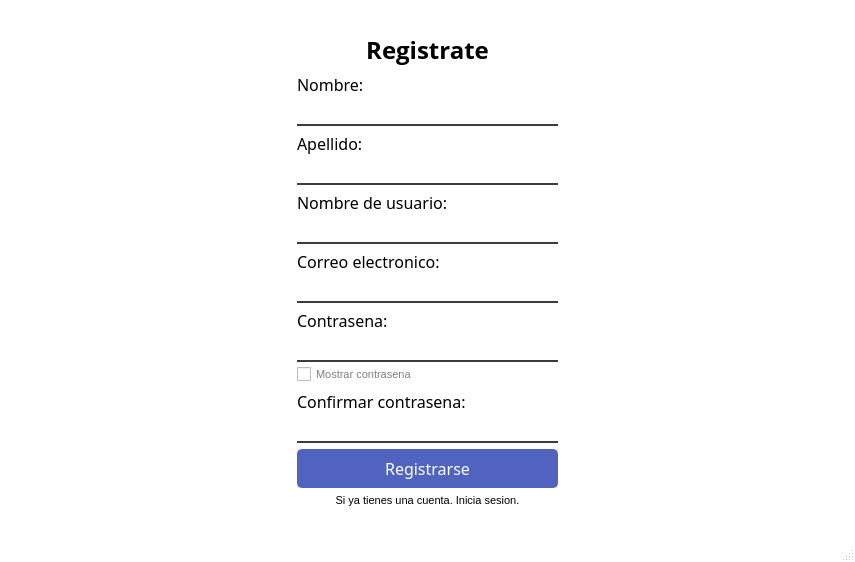
<?xml version="1.0" encoding="UTF-8"?>
<ui version="4.0">
 <class>Register</class>
 <widget class="QMainWindow" name="Register">
  <property name="geometry">
   <rect>
    <x>0</x>
    <y>0</y>
    <width>855</width>
    <height>562</height>
   </rect>
  </property>
  <property name="windowTitle">
   <string>Registro - Asistente Financiero Personal</string>
  </property>
  <property name="styleSheet">
   <string notr="true">QMainWindow {
	background-color: rgb(255, 255, 255)
}

QPushButton#btnIniciarSesion{
	border: none;
	background-color: transparent;
	color: black;
	text-align: center; 
	padding: 0px; 
}

QPushButton#btnIniciarSesion:hover {
            text-decoration: underline; /* Optional: Add underline on hover */
}

QPushButton#btnIniciarSesion:pressed {
            color: gray; /* Optional: Change color on click */
}

QCheckBox {
	color:gray;
}
QPushButton{
	background-color: rgb(80, 99, 191);
	color: rgb(255, 255, 255);
	border: 2px solid rgb(80, 99, 191);
	border-radius: 5px;
	padding: 6px;
}

QLineEdit{
	border: none;
	border-bottom: 2px solid rgb(60, 60, 60);
}

QLineEdit:focus{
	border-bottom: 2px solid rgb(103, 129, 255);
}

QPushButton:hover,
QPushButton:clicked{
	background-color: rgb(65, 84, 176);
	border: 2px solid rgb(65, 84, 176);
}

</string>
  </property>
  <widget class="QWidget" name="centralwidget">
   <layout class="QGridLayout" name="gridLayout_2">
    <item row="0" column="1">
     <spacer name="verticalSpacer">
      <property name="orientation">
       <enum>Qt::Orientation::Vertical</enum>
      </property>
      <property name="sizeHint" stdset="0">
       <size>
        <width>20</width>
        <height>4</height>
       </size>
      </property>
     </spacer>
    </item>
    <item row="1" column="0">
     <spacer name="horizontalSpacer">
      <property name="orientation">
       <enum>Qt::Orientation::Horizontal</enum>
      </property>
      <property name="sizeHint" stdset="0">
       <size>
        <width>272</width>
        <height>20</height>
       </size>
      </property>
     </spacer>
    </item>
    <item row="1" column="1">
     <widget class="QWidget" name="widget" native="true">
      <layout class="QGridLayout" name="gridLayout">
       <item row="0" column="0">
        <layout class="QVBoxLayout" name="verticalLayout_8">
         <item>
          <widget class="QLabel" name="lblRegistro">
           <property name="font">
            <font>
             <family>Open Sans</family>
             <pointsize>18</pointsize>
             <italic>false</italic>
             <bold>true</bold>
             <kerning>true</kerning>
            </font>
           </property>
           <property name="text">
            <string>Registrate</string>
           </property>
           <property name="alignment">
            <set>Qt::AlignmentFlag::AlignCenter</set>
           </property>
          </widget>
         </item>
         <item>
          <layout class="QVBoxLayout" name="verticalLayout_7">
           <item>
            <layout class="QVBoxLayout" name="verticalLayout_2">
             <property name="spacing">
              <number>3</number>
             </property>
             <item>
              <widget class="QLabel" name="lblNombre">
               <property name="font">
                <font>
                 <family>Adwaita Sans</family>
                 <pointsize>12</pointsize>
                </font>
               </property>
               <property name="styleSheet">
                <string notr="true"/>
               </property>
               <property name="text">
                <string>Nombre:</string>
               </property>
              </widget>
             </item>
             <item>
              <widget class="QLineEdit" name="txtNombre">
               <property name="minimumSize">
                <size>
                 <width>250</width>
                 <height>0</height>
                </size>
               </property>
               <property name="font">
                <font>
                 <family>Adwaita Sans</family>
                 <pointsize>12</pointsize>
                </font>
               </property>
              </widget>
             </item>
            </layout>
           </item>
           <item>
            <layout class="QVBoxLayout" name="verticalLayout">
             <property name="spacing">
              <number>3</number>
             </property>
             <item>
              <widget class="QLabel" name="lblApellido">
               <property name="font">
                <font>
                 <family>Adwaita Sans</family>
                 <pointsize>12</pointsize>
                </font>
               </property>
               <property name="styleSheet">
                <string notr="true"/>
               </property>
               <property name="text">
                <string>Apellido:</string>
               </property>
              </widget>
             </item>
             <item>
              <widget class="QLineEdit" name="txtApellido">
               <property name="minimumSize">
                <size>
                 <width>250</width>
                 <height>0</height>
                </size>
               </property>
               <property name="font">
                <font>
                 <family>Adwaita Sans</family>
                 <pointsize>12</pointsize>
                </font>
               </property>
              </widget>
             </item>
            </layout>
           </item>
           <item>
            <layout class="QVBoxLayout" name="verticalLayout_3">
             <property name="spacing">
              <number>3</number>
             </property>
             <item>
              <widget class="QLabel" name="lblNombreUsuario">
               <property name="font">
                <font>
                 <family>Adwaita Sans</family>
                 <pointsize>12</pointsize>
                </font>
               </property>
               <property name="styleSheet">
                <string notr="true"/>
               </property>
               <property name="text">
                <string>Nombre de usuario:</string>
               </property>
              </widget>
             </item>
             <item>
              <widget class="QLineEdit" name="txtNombreUsuario">
               <property name="minimumSize">
                <size>
                 <width>250</width>
                 <height>0</height>
                </size>
               </property>
               <property name="font">
                <font>
                 <family>Adwaita Sans</family>
                 <pointsize>12</pointsize>
                </font>
               </property>
              </widget>
             </item>
            </layout>
           </item>
           <item>
            <layout class="QVBoxLayout" name="verticalLayout_4">
             <property name="spacing">
              <number>3</number>
             </property>
             <item>
              <widget class="QLabel" name="lblCorreo">
               <property name="font">
                <font>
                 <family>Adwaita Sans</family>
                 <pointsize>12</pointsize>
                </font>
               </property>
               <property name="styleSheet">
                <string notr="true"/>
               </property>
               <property name="text">
                <string>Correo electronico:</string>
               </property>
              </widget>
             </item>
             <item>
              <widget class="QLineEdit" name="txtCorreo">
               <property name="minimumSize">
                <size>
                 <width>250</width>
                 <height>0</height>
                </size>
               </property>
               <property name="font">
                <font>
                 <family>Adwaita Sans</family>
                 <pointsize>12</pointsize>
                </font>
               </property>
              </widget>
             </item>
            </layout>
           </item>
           <item>
            <layout class="QVBoxLayout" name="verticalLayout_5">
             <property name="spacing">
              <number>3</number>
             </property>
             <item>
              <widget class="QLabel" name="lblPassword">
               <property name="font">
                <font>
                 <family>Adwaita Sans</family>
                 <pointsize>12</pointsize>
                </font>
               </property>
               <property name="styleSheet">
                <string notr="true"/>
               </property>
               <property name="text">
                <string>Contrasena:</string>
               </property>
              </widget>
             </item>
             <item>
              <widget class="QLineEdit" name="txtPassword">
               <property name="minimumSize">
                <size>
                 <width>250</width>
                 <height>0</height>
                </size>
               </property>
               <property name="font">
                <font>
                 <family>Adwaita Sans</family>
                 <pointsize>12</pointsize>
                </font>
               </property>
               <property name="echoMode">
                <enum>QLineEdit::EchoMode::Password</enum>
               </property>
              </widget>
             </item>
             <item>
              <widget class="QCheckBox" name="cbxMostrarPassword">
               <property name="font">
                <font>
                 <pointsize>8</pointsize>
                </font>
               </property>
               <property name="text">
                <string>Mostrar contrasena</string>
               </property>
              </widget>
             </item>
            </layout>
           </item>
           <item>
            <layout class="QVBoxLayout" name="verticalLayout_6">
             <property name="spacing">
              <number>3</number>
             </property>
             <item>
              <widget class="QLabel" name="lblConfirmaPassword">
               <property name="font">
                <font>
                 <family>Adwaita Sans</family>
                 <pointsize>12</pointsize>
                </font>
               </property>
               <property name="styleSheet">
                <string notr="true"/>
               </property>
               <property name="text">
                <string>Confirmar contrasena:</string>
               </property>
              </widget>
             </item>
             <item>
              <widget class="QLineEdit" name="txtConfirmaPassword">
               <property name="minimumSize">
                <size>
                 <width>250</width>
                 <height>0</height>
                </size>
               </property>
               <property name="font">
                <font>
                 <family>Adwaita Sans</family>
                 <pointsize>12</pointsize>
                </font>
               </property>
               <property name="echoMode">
                <enum>QLineEdit::EchoMode::Password</enum>
               </property>
              </widget>
             </item>
            </layout>
           </item>
           <item>
            <widget class="QPushButton" name="btnRegistrarse">
             <property name="font">
              <font>
               <family>Adwaita Sans</family>
               <pointsize>12</pointsize>
               <bold>false</bold>
              </font>
             </property>
             <property name="text">
              <string>Registrarse</string>
             </property>
            </widget>
           </item>
           <item>
            <widget class="QPushButton" name="btnIniciarSesion">
             <property name="font">
              <font>
               <pointsize>8</pointsize>
              </font>
             </property>
             <property name="text">
              <string>Si ya tienes una cuenta. Inicia sesion.</string>
             </property>
            </widget>
           </item>
          </layout>
         </item>
        </layout>
       </item>
      </layout>
     </widget>
    </item>
    <item row="1" column="2">
     <spacer name="horizontalSpacer_2">
      <property name="orientation">
       <enum>Qt::Orientation::Horizontal</enum>
      </property>
      <property name="sizeHint" stdset="0">
       <size>
        <width>272</width>
        <height>20</height>
       </size>
      </property>
     </spacer>
    </item>
    <item row="2" column="1">
     <spacer name="verticalSpacer_2">
      <property name="orientation">
       <enum>Qt::Orientation::Vertical</enum>
      </property>
      <property name="sizeHint" stdset="0">
       <size>
        <width>20</width>
        <height>4</height>
       </size>
      </property>
     </spacer>
    </item>
   </layout>
  </widget>
  <widget class="QMenuBar" name="menubar">
   <property name="geometry">
    <rect>
     <x>0</x>
     <y>0</y>
     <width>855</width>
     <height>24</height>
    </rect>
   </property>
  </widget>
  <widget class="QStatusBar" name="statusbar"/>
 </widget>
 <tabstops>
  <tabstop>txtNombre</tabstop>
  <tabstop>txtApellido</tabstop>
  <tabstop>txtNombreUsuario</tabstop>
  <tabstop>txtCorreo</tabstop>
  <tabstop>txtPassword</tabstop>
  <tabstop>cbxMostrarPassword</tabstop>
  <tabstop>txtConfirmaPassword</tabstop>
  <tabstop>btnRegistrarse</tabstop>
  <tabstop>btnIniciarSesion</tabstop>
 </tabstops>
 <resources/>
 <connections/>
</ui>
